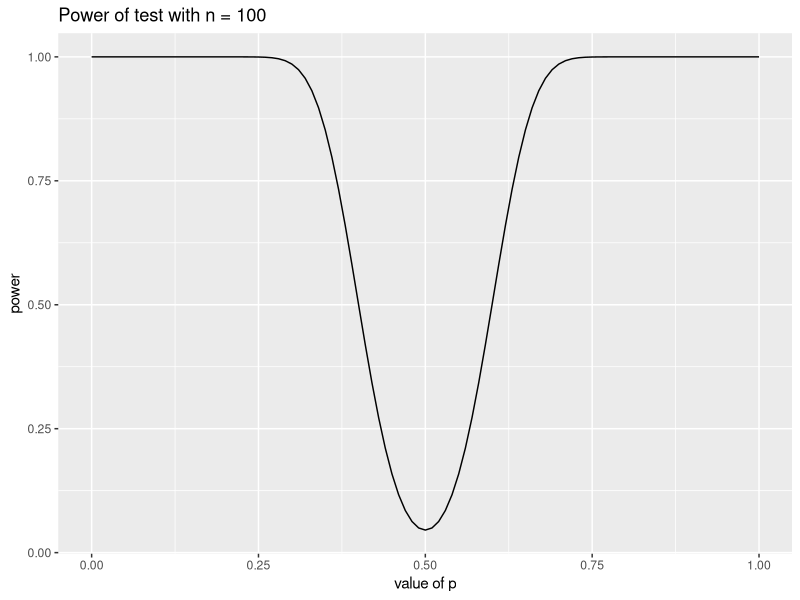

Generate this figure with R:
## ---- chunk 1

library(ggplot2)
library(magrittr)


power_function <- function(p , n){
  1- pnorm((60-n*p)/sqrt(n*p*(1-p)))+ pnorm((40-n*p)/sqrt(n*p*(1-p)))
}


n <- 100
ggplot()+
  stat_function(fun = power_function, args = list(n=n))+
  labs(y= "power", x= "value of p", title= paste0("Power of test with n = ", as.character(n)))
 
 

